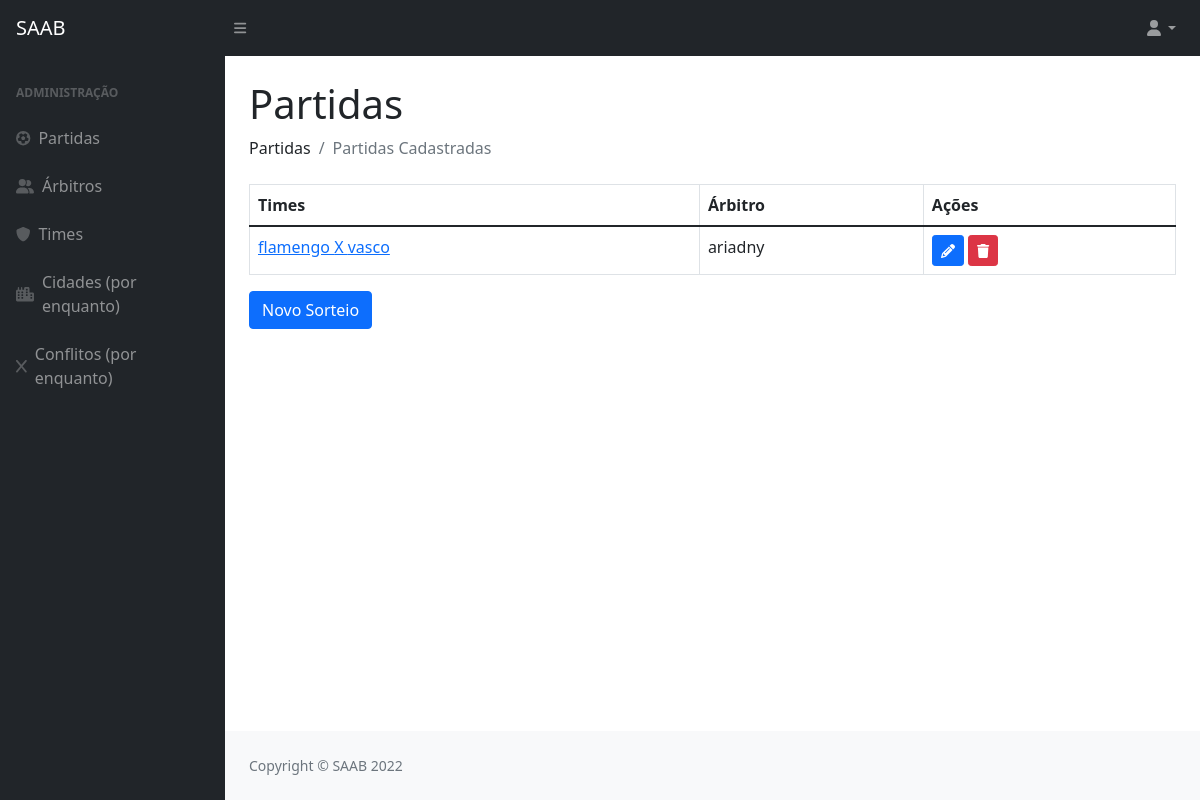
Before: /partidas/ with the older database file.
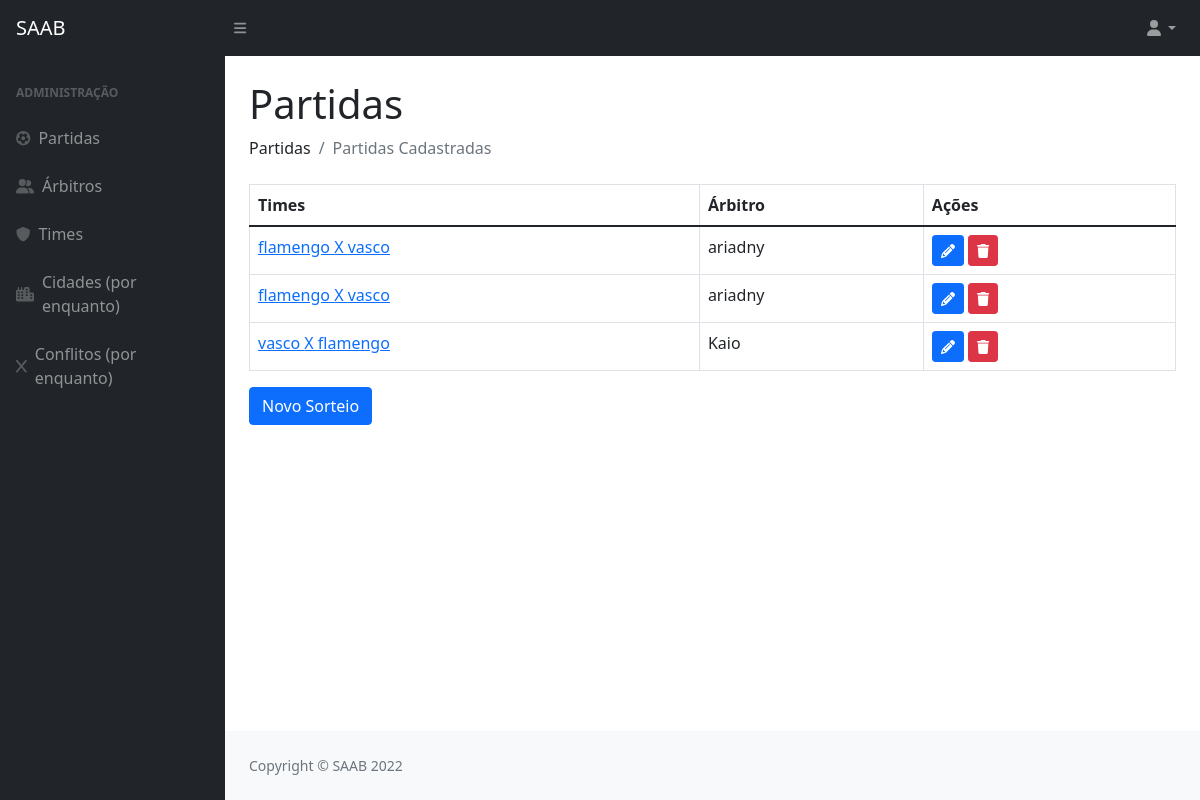
After: the same page with the newer database file.
### privado/models.py (models this page shows, shortened)
class Partida(models.Model):
    codigo = models.AutoField(primary_key=True)
    usuario = models.ForeignKey(Usuario, on_delete=models.CASCADE)
    arbitro = models.ForeignKey(Arbitro, on_delete=models.CASCADE)
    visitante  = models.ForeignKey(Time, on_delete=models.CASCADE, related_name='visitante')
    local  = models.ForeignKey(Time, on_delete=models.CASCADE, related_name='local')
    data = models.DateField()

class Time(models.Model):
    codigo = models.AutoField(primary_key=True)
    nome = models.CharField(max_length=100)
    cidade = models.ForeignKey(Cidade, on_delete=models.CASCADE)
    def __str__(self):
        return (self.nome)

class Arbitro(models.Model):
    codigo = models.AutoField(primary_key=True)
    datanasc = models.DateField()
    cidade = models.ForeignKey(Cidade, on_delete=models.CASCADE)
    nome = models.CharField(max_length=100)
    formafisica = models.BooleanField()
    def __str__(self):
        return (self.nome)

### privado/views.py (the view)
# urls.py: path('partidas/', inicioAdmin, name = "url_partida"),
def inicioAdmin(request):
    part = Partida.objects.all()
    parametros = {"partidas": part}
    return render(request, "SAAB/partidas.html", parametros)

### privado/templates/SAAB/partidas.html (shortened to what this page needs)
{% extends 'SAAB/layout.html' %}
{% block conteudo %}
{% load static %}
{% load crispy_forms_tags %}
<!DOCTYPE html>
<html>
<head>
</head>
<body>
<h1 class="mt-4">Partidas</h1>
<ol class="breadcrumb mb-4">
    <li class="breadcrumb-item">Partidas</li>
    <li class="breadcrumb-item active">Partidas Cadastradas</li>
</ol>
<table class="table table-bordered">
  <thead>
    <tr>
      <th>Times</th>
      <th>Árbitro</th>
      <th>Ações</th>
    </tr>
  </thead>
{% for i in partidas %}
  <tr>
    <td>
      <a href="{% url 'url_detalhamentoPartida' i.codigo %}">{{ i.local }} X {{ i.visitante }}</a>
    </td>
    <td>{{ i.arbitro }}</td>
    <td>
      <a href="{% url 'url_updatePartida' i.codigo %}"><button class="btn btn-primary btn-sm"><i class="fas fa-pencil"></i></button></a>
      <a href="{% url 'url_deletePartida' i.codigo %}"><button class="btn btn-danger btn-sm"><i class="fas fa-trash"></i></button></a>
    </td>
  </tr>
  {% endfor %}
</table>
<a href="{% url 'url_sorteio' %}"><button class="btn btn-primary">Novo Sorteio</button></a>
</body>
</html>
{% endblock %}

Changed rows visible on the page:
added Partida: local "flamengo", visitante "vasco", arbitro "ariadny"
added Partida: local "vasco", visitante "flamengo", arbitro "Kaio"
